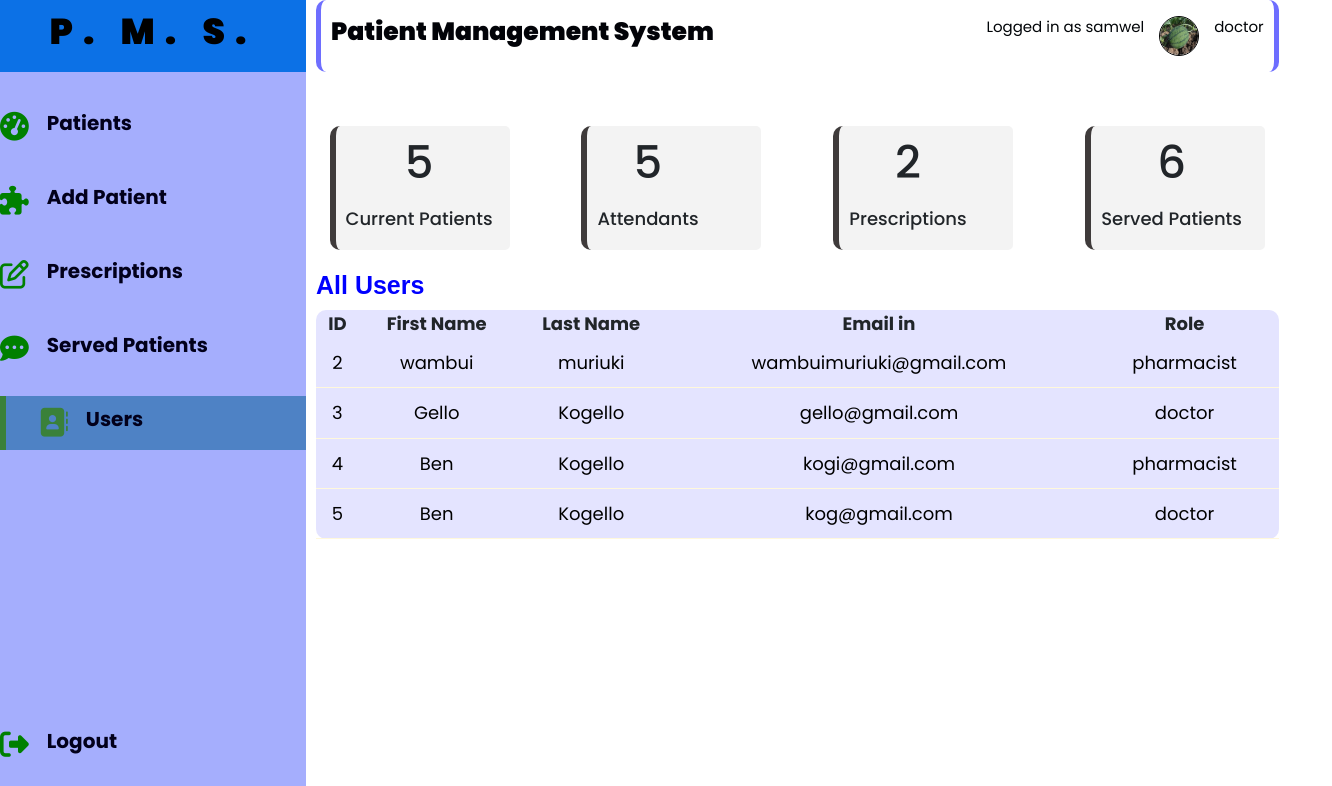
/users.php (signed in), run on the app's committed database.
### tables this page shows
CREATE TABLE `users` (
  `id` int(255) NOT NULL,
  `first_name` varchar(255) NOT NULL,
  `last_name` varchar(255) NOT NULL,
  `email` varchar(255) NOT NULL,
  `role` varchar(255) NOT NULL,
  `password` varchar(255) NOT NULL,
  `profile_photo` varchar(255) DEFAULT NULL,
  `is_admin` int(255) NOT NULL
);

### users.php (the view, shortened to what this page needs)
<?php
include "config/config.php";
if (!isset($_SESSION['user-id'])) {
  header('Location: login.php');
  die();
} else {
  $current_user = $_SESSION['user-id'];
  $select_user = "SELECT * FROM users WHERE id = $current_user";
  $select_user_result = mysqli_query($dbconnection, $select_user);
  $select_array = mysqli_fetch_assoc($select_user_result);
}
?>
<?php include "header.php"; ?>
<div class="container-static">
  <aside>
    <div class="top">
      <div class="logo">
        <h2>P. M. S.</h2>
      </div>
    </div>
    <div class="side-bar">
      <a  href="index.php">
        <span><i class="fa fa-tachometer" aria-hidden="true"></i></span>
        <h3>Patients</h3>
      </a>
      <a href="add-patient.php">
        <span><span><i class="fa fa-puzzle-piece" aria-hidden="true"></i></span></span>
        <h3>Add Patient</h3>
      </a>
      <a href="prescriptions.php">
        <span><i class="fa fa-pencil-square-o" aria-hidden="true"></i>
        </span>
        <h3>Prescriptions</h3>
      </a>
      <a href="served_patients.php">
        <span><i class="fa fa-commenting" aria-hidden="true"></i>
        </span>
        <h3>Served Patients</h3>
      </a>
      <a class="active" href="users.php">
        <span><i class="fa fa-address-book" aria-hidden="true"></i>
        </span>
        <h3>Users</h3>
      </a>
      <a href="logout.php">
        <span><i class="fa fa-sign-out" aria-hidden="true"></i>
        </span>
        <h3>Logout</h3>
      </a>
    </div>
  </aside>
  <main>
    <div class="admin-header ">
      <div class="admin-logo">
        <h3>Patient Management System</h3>
      </div>
      <div class="profile">
        <p>Logged in as
          <?= $select_array['first_name'] ?>
        </p>
        <img src="users_profile/<?= $select_array['profile_photo'] ?>" height="50px" width="50px" alt="">
        <p>
          <?= $select_array['role'] ?>
        </p>
      </div>
    </div>
    <?php
    $count_patients_query = "SELECT * FROM patients";
    $count_patients_query_ress = mysqli_query($dbconnection, $count_patients_query);
    $patients_count = mysqli_num_rows($count_patients_query_ress);
    $count_prescription_query = "SELECT * FROM prescriptions";
    $count_prescription_query_ress = mysqli_query($dbconnection, $count_prescription_query);
    $prescriptions_count = mysqli_num_rows($count_prescription_query_ress);
    $count_doctor_query = "SELECT * FROM users";
    $count_doctor_query_ress = mysqli_query($dbconnection, $count_doctor_query);
    $doctor_count = mysqli_num_rows($count_doctor_query_ress);
    $count_served_query = "SELECT * FROM served_patients";
    $count_served_query_ress = mysqli_query($dbconnection, $count_served_query);
    $served_count = mysqli_num_rows($count_served_query_ress);
    ?>
    <div class="insights container d-flex">
      <div class="products col-md-3">
        <div class="middle">
          <div class="left">
            <h1>
              <?= $patients_count ?>
            </h1>
            <h3>
              <?php if ($patients_count == 1) {
                echo "Current Patient";
              } else {
                echo "Current Patients";
              } ?>
            </h3>
          </div>
        </div>
      </div>
      <div class="bids col-md-3">
        <div class="middle">
          <div class="left">
            <h1>
              <?= $doctor_count ?>
            </h1>
            <h3>
              <?php if ($prescriptions_count == 1) {
                echo "Attendant";
              } else {
                echo "Attendants";
              } ?>
            </h3>
          </div>
        </div>
      </div>
      <div class="users col-md-3">
        <div class="middle">
          <div class="left">
            <h1>
              <?= $prescriptions_count ?>
            </h1>
            <h3>
              <?php if ($prescriptions_count == 1) {
                echo "Prescription";
              } else {
                echo "Prescriptions";
              } ?>
            </h3>
          </div>
        </div>
      </div>
      <div class="users col-md-3">
        <div class="middle">
          <div class="left">
            <h1>
              <?= $served_count ?>
            </h1>
            <h3>
              <?php if ($served_count == 1) {
                echo "Served Patient";
              } else {
                echo "Served Patients";
              } ?>
            </h3>
          </div>
        </div>
      </div>
    </div>
    <?php
    $select_patients = "SELECT * FROM users WHERE NOT id = $current_user";
    $select_patients_result = mysqli_query($dbconnection, $select_patients);
    ?>
    <div class="recent-order">
      <h2>All Users</h2>
      <?php if (mysqli_num_rows($select_patients_result) > 0): ?>
        <table>
          <thead>
            <tr>
              <th>ID</th>
              <th>First Name</th>
              <th>Last Name</th>
              <th>Email in</th>
              <th>Role</th>
            </tr>
          </thead>
          <tbody>
            <?php while ($user = mysqli_fetch_assoc($select_patients_result)): ?>
              <tr class="table-btn">
                <td>
                  <?= $user['id'] ?>
                </td>
                <td>
                  <?= $user['first_name'] ?>
                </td>
                <td>
                  <?= $user['last_name'] ?>
                </td>
                <td>
                  <?= $user['email'] ?>
                </td>
                <td>
                  <?= $user['role'] ?>
                </td>
              </tr>
            <?php endwhile ?>
          </tbody>
        </table>
      <?php else: ?>
        <p>No patients found;</p>
      <?php endif ?>
    </div>
  </main>
</div>
<?php include "footer.php" ?>

### css/style.css (style rules this page uses)
:root { --color-primary: rgb(58, 129, 58); --color-danger: rgb(219, 37, 37); --color-success: rgb(42, 173, 42); --color-warning: rgb(117, 117, 15); --color-white: #fff; --color-background: rgba(243, 243, 243, 0.479); }
* { margin: 0; padding: 0; outline: none; border: 0; text-decoration: none; list-style: none; box-sizing: border-box; font-family: 'Poppins', sans-serif; }
html { font-size: 18px; }
body { width: 100%; height: 100vh; font-family: "Times New Roman", Times, serif; font-size: 0.88rem; background-color: var(--color-background); user-select: none; overflow-x: hidden; }
a { color: rgb(0, 0, 0); }
img { display: block; width: 100%; }
h1 { font-weight: 800; font-size: 1.8rem; }
h2 { font-size: 1.4rem; }
h3 { font-size: 0.87rem; }
p { color: black; }
.container-static { display: grid; width: 96%; gap: 0rem; grid-template-columns: 17rem auto; }
aside { height: 100vh; }
aside .top { background: rgb(12, 113, 230); display: flex; align-items: center; justify-content: center; padding: 10px 4px; }
aside .logo { display: flex; align-items: center; justify-content: center; color: rgb(0, 0, 0); }
aside .logo h2 { letter-spacing: 10px; font-weight: 900; text-align: center; }
aside .side-bar { background-color: rgba(146, 157, 253, 0.822); display: flex; flex-direction: column; height: 100vh; position: relative; padding-top: 1rem; }
aside h3 { font-weight: 700; font-size: 20px; color: rgb(2, 0, 27); }
aside .side-bar a { display: flex; color: green; margin: 10px 0; gap: 1rem; font-size: 18px; align-items: center; position: relative; height: 3rem; font-weight: 700; transition: all 300ms ease; text-decoration: none; }
aside .side-bar a span { font-size: 1.6rem; }
aside .side-bar a:last-child { position: absolute; bottom: 5rem; width: 100%; }
aside .side-bar a.active, a:hover { background: rgb(78, 130, 197); color: black; font-weight: 700; margin-left: 0; }
aside .side-bar a.active:before { content: ""; width: 6px; height: 100%; background-color: var(--color-primary); }
aside .side-bar a.active span { color: var(--color-primary); margin-left: calc(1rem - 3px); }
.admin-header { display: flex; justify-content: space-between; align-items: center; border-bottom-left-radius: 10px; border-top-left-radius: 10px; border-left: 5px solid rgb(110, 110, 255); border-bottom-right-radius: 10px; border-top-right-radius: 10px; border-right: 5px solid rgb(110, 110, 255); height: 4rem; padding: 0 10px; }
.admin-header .admin-logo h3 { color: #020308; font-size: 25px; font-weight: 900; }
.admin-header .profile p { color: rgb(1, 4, 7); font-size: 15px; }
.admin-header .profile { display: flex; justify-content: space-around; gap: 15px; }
.admin-header .profile img { height: 40px; width: 40px; border-radius: 50%; border: 1px solid black; }
main { padding-left: 10px; }
main .insights { display: flex; justify-content: space-between; flex-wrap: wrap; }
main .insights>div { background-color: rgb(243, 243, 243); padding: 10px; text-align: center; width: 10rem; margin-top: 3rem; transition: all 300s ease; border-left: 6px solid rgb(63, 59, 59); border-bottom-left-radius: 10px; border-top-left-radius: 10px; border-bottom-right-radius: 5px; border-top-right-radius: 5px; }
main .insights>div .middle { display: flex; align-items: center; justify-content: space-between; }
main .insights h3 { margin: 1rem 0 0.6rem; font-size: 1rem; }
main .recent-order { margin-top: 20px; margin-bottom: 0.8rem; }
main .recent-order h2 { margin: 10px 0; color: blue; font-size: 25px; font-weight: 600; }
main .recent-order table { background-color: rgb(228, 228, 255); width: 100%; border-radius: 10px; padding: 10px; text-align: center; transition: all 300ms ease; }
main .recent-order h2 { font-family: "Franklin Gothic Medium", "Arial Narrow", Arial, sans-serif; }
main table tbody td { height: 2.8rem; border-bottom: 1px solid cornsilk; color: black; padding: 5px 8px; }
main table tbody tr:last-child { border: none; }

### data on the page
users: first_name "samwel", profile_photo (picture), role "doctor"
users: id "2", first_name "wambui", last_name "muriuki", email "wambuimuriuki@gmail.com", role "pharmacist"
users: id "3", first_name "Gello", last_name "Kogello", email "gello@gmail.com", role "doctor"
users: id "4", first_name "Ben", last_name "Kogello", email "kogi@gmail.com", role "pharmacist"
users: id "5", first_name "Ben", last_name "Kogello", email "kog@gmail.com", role "doctor"

### other printed values
$patients_count "5"
$doctor_count "5"
$prescriptions_count "2"
$served_count "6"
